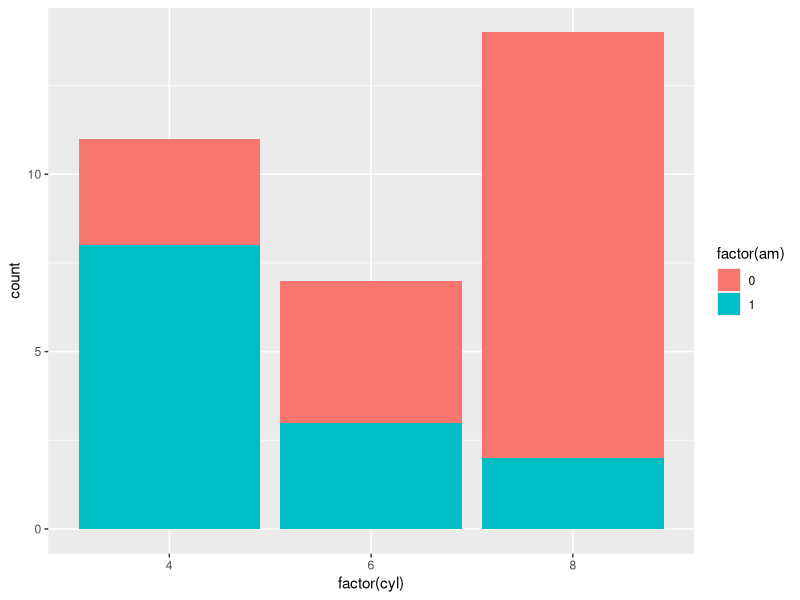
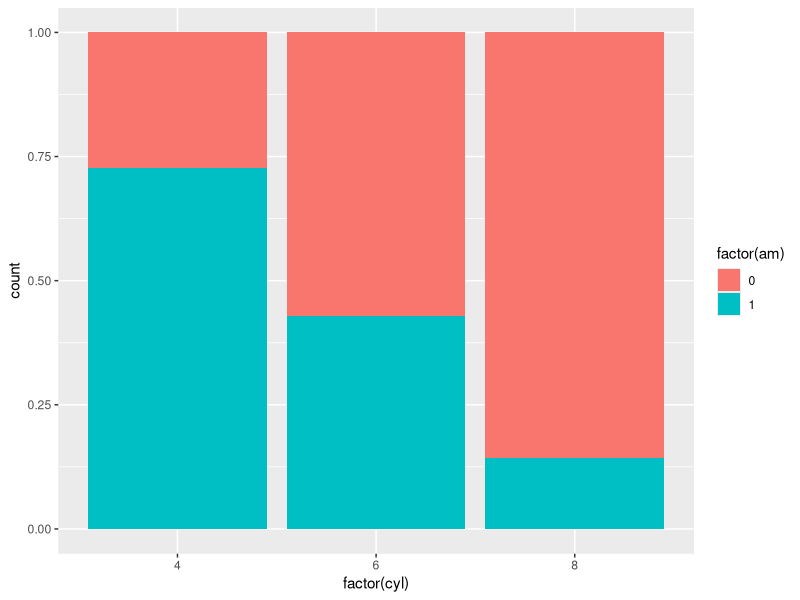
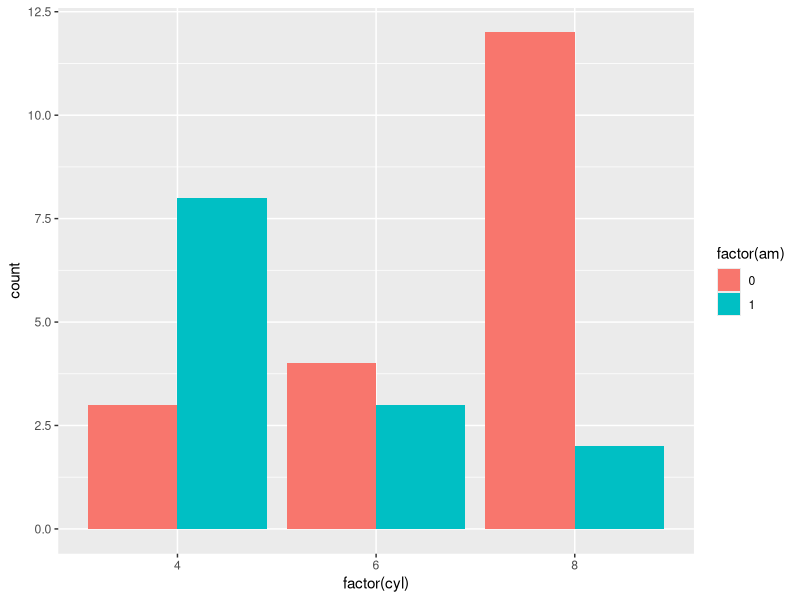
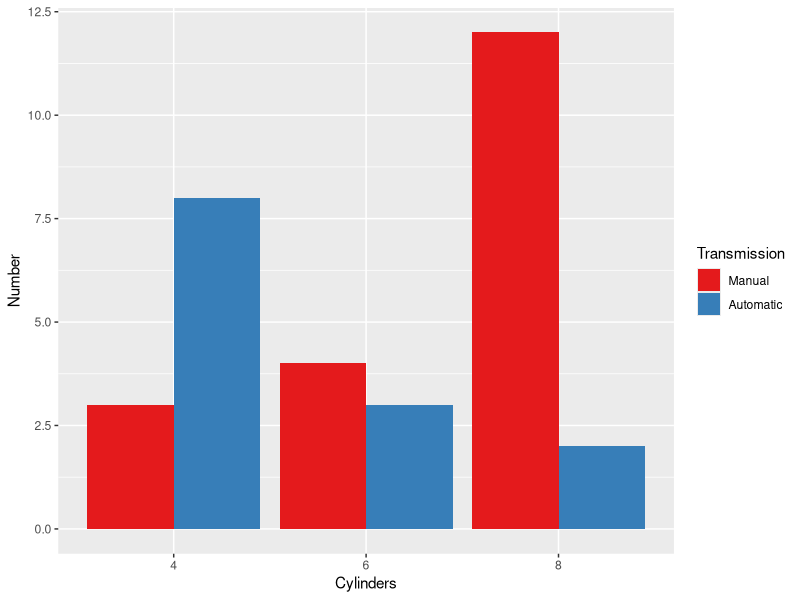
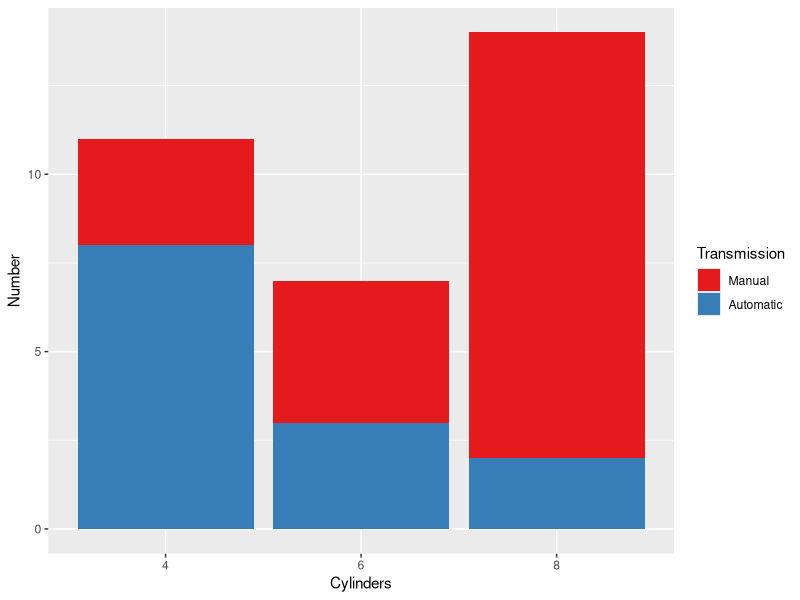

The R script that drew these images, in order: (Note: this script raises an error after producing the figures.)
### Datacamp - ch 3 position

library(ggplot2)

cyl.am <- ggplot(mtcars, aes(x = factor(cyl), fill = factor(am)))
cyl.am + geom_bar() # defaults to stack
cyl.am + geom_bar(position="fill")
cyl.am + geom_bar(position="dodge")

## sweet formatting cleanup!
val = c("#E41A1C", "#377EB8")
lab = c("Manual", "Automatic")
cyl.am +
  geom_bar(position = "dodge") +
  scale_x_discrete("Cylinders") + 
  scale_y_continuous("Number") +
  scale_fill_manual("Transmission", 
                       values = val,
                       labels = lab) 

## stack as alternative view
cyl.am +
  geom_bar(position = "stack") +
  scale_x_discrete("Cylinders") + 
  scale_y_continuous("Number") +
  scale_fill_manual("Transmission", 
                    values = val,
                    labels = lab) 

## Univariate plots
ggplot(mtcars,aes(x=mpg))+geom_point() # error because need to specify y
mtcars$group <- 0
head(mtcars)
ggplot(mtcars, aes(x=mpg,y=group))+geom_jitter()
ggplot(mtcars, aes(x=mpg,y=group))+geom_jitter()+scale_y_continuous(limits=c(-2,2))
